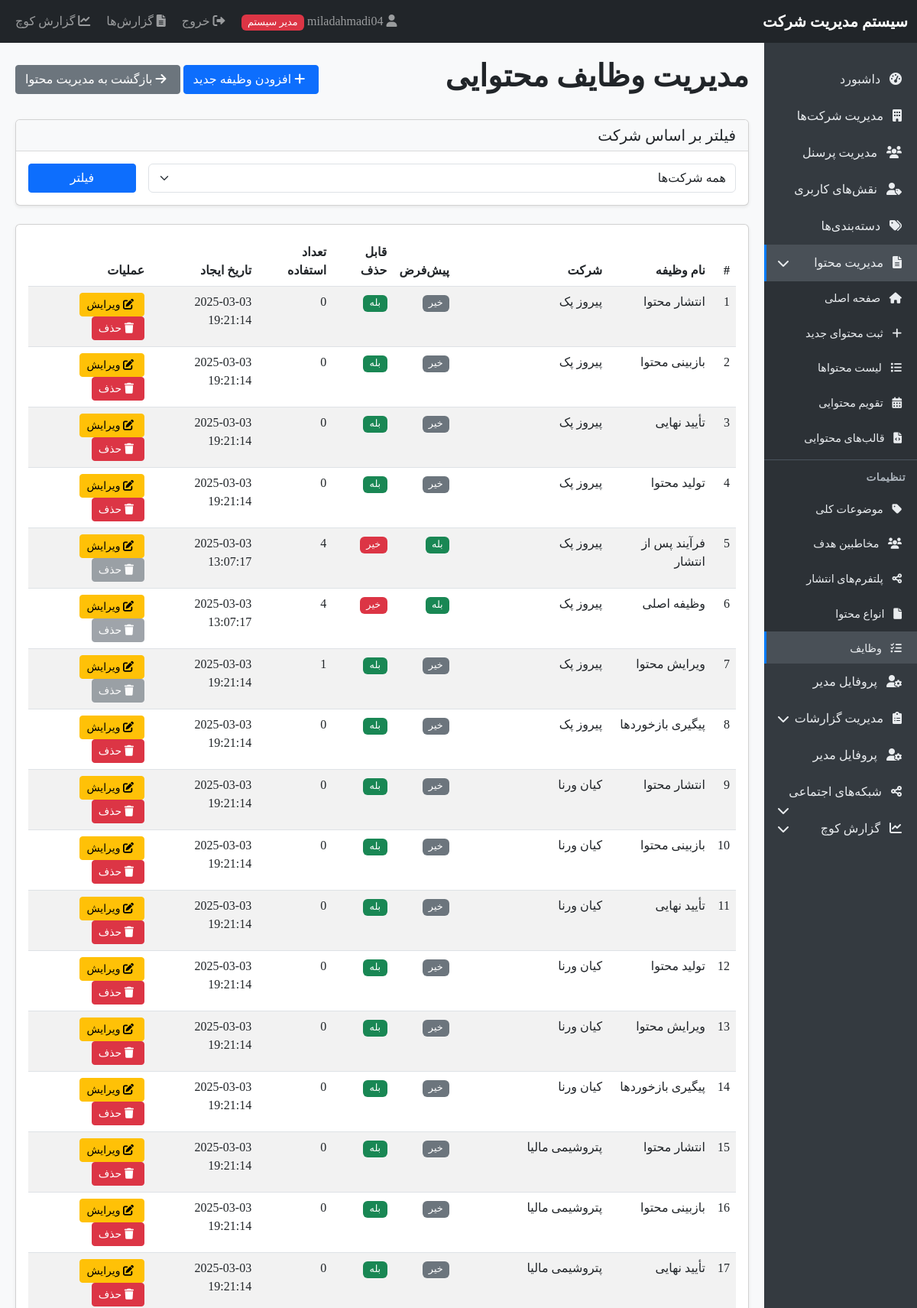
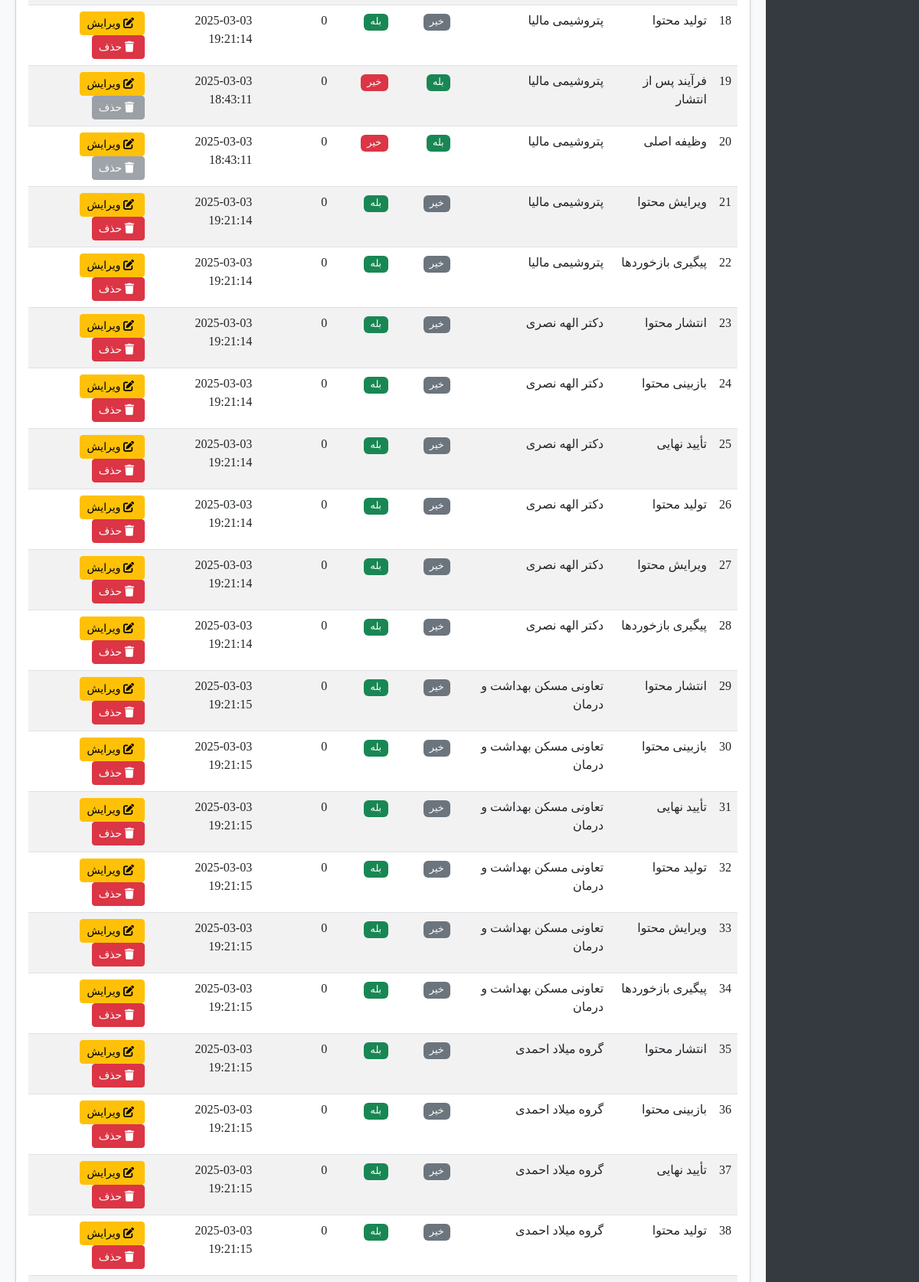
The page /content_tasks.php (signed in, upper part) on the database its author committed (2 pictures, top to bottom).
### tables this page shows
CREATE TABLE `content_tasks` (
  `id` int(11) NOT NULL,
  `company_id` int(11) NOT NULL,
  `name` varchar(100) NOT NULL,
  `is_default` tinyint(1) DEFAULT 0,
  `can_delete` tinyint(1) DEFAULT 1,
  `created_at` timestamp NOT NULL DEFAULT current_timestamp()
);

CREATE TABLE `companies` (
  `id` int(11) NOT NULL,
  `name` varchar(100) NOT NULL,
  `is_active` tinyint(1) DEFAULT 1,
  `created_at` timestamp NOT NULL DEFAULT current_timestamp()
);

### functions.php (called while the page is built, shortened)
<?php
function isAdmin() {
    return isset($_SESSION['user_type']) && $_SESSION['user_type'] === 'admin';
}

### content_tasks.php (the view, shortened to what this page needs)
<?php
require_once 'database.php';
require_once 'functions.php';
$companyId = isAdmin() ? (isset($_GET['company']) ? clean($_GET['company']) : '') : $_SESSION['company_id'];
$query = "SELECT t.*, c.name as company_name,
          (SELECT COUNT(*) FROM content_task_assignments WHERE task_id = t.id) as usage_count
          FROM content_tasks t
          JOIN companies c ON t.company_id = c.id ";
if (!isAdmin()) {
    $query .= " WHERE t.company_id = ? ";
    $params = [$_SESSION['company_id']];
} else if (!empty($companyId)) {
    $query .= " WHERE t.company_id = ? ";
    $params = [$companyId];
} else {
    $params = [];
}
$query .= " ORDER BY t.company_id, t.name";
$stmt = $pdo->prepare($query);
$stmt->execute($params);
$tasks = $stmt->fetchAll();
include 'header.php';
?>
<div class="d-flex justify-content-between align-items-center mb-4">
    <h1>مدیریت وظایف محتوایی</h1>
    <div>
        <button type="button" class="btn btn-primary" data-bs-toggle="modal" data-bs-target="#addTaskModal">
            <i class="fas fa-plus"></i> افزودن وظیفه جدید
        </button>
        <a href="content_management.php<?php echo isAdmin() && !empty($companyId) ? '?company=' . $companyId : ''; ?>" class="btn btn-secondary">
            <i class="fas fa-arrow-right"></i> بازگشت به مدیریت محتوا
        </a>
    </div>
</div>
<?php if (isAdmin()): ?>
    <div class="card mb-4">
        <div class="card-header bg-light">
            <h5 class="mb-0">فیلتر بر اساس شرکت</h5>
        </div>
        <div class="card-body">
            <form method="GET" action="" class="row g-3">
                <div class="col-md-10">
                    <select class="form-select" name="company">
                        <option value="">همه شرکت‌ها</option>
                    </select>
                </div>
                <div class="col-md-2">
                    <button type="submit" class="btn btn-primary w-100">فیلتر</button>
                </div>
            </form>
        </div>
    </div>
<?php endif; ?>
<div class="card">
    <div class="card-body">
        <?php if (count($tasks) > 0): ?>
            <div class="table-responsive">
                <table class="table table-striped">
                    <thead>
                        <tr>
                            <th>#</th>
                            <th>نام وظیفه</th>
                            <?php if (isAdmin()): ?>
                                <th>شرکت</th>
                            <?php endif; ?>
                            <th>پیش‌فرض</th>
                            <th>قابل حذف</th>
                            <th>تعداد استفاده</th>
                            <th>تاریخ ایجاد</th>
                            <th>عملیات</th>
                        </tr>
                    </thead>
                    <tbody>
                        <?php foreach ($tasks as $index => $task): ?>
                            <tr>
                                <td><?php echo $index + 1; ?></td>
                                <td><?php echo $task['name']; ?></td>
                                <?php if (isAdmin()): ?>
                                    <td><?php echo $task['company_name']; ?></td>
                                <?php endif; ?>
                                <td>
                                    <?php if ($task['is_default']): ?>
                                        <span class="badge bg-success">بله</span>
                                    <?php else: ?>
                                        <span class="badge bg-secondary">خیر</span>
                                    <?php endif; ?>
                                </td>
                                <td>
                                    <?php if ($task['can_delete']): ?>
                                        <span class="badge bg-success">بله</span>
                                    <?php else: ?>
                                        <span class="badge bg-danger">خیر</span>
                                    <?php endif; ?>
                                </td>
                                <td><?php echo $task['usage_count']; ?></td>
                                <td><?php echo $task['created_at']; ?></td>
                                <td>
                                    <button type="button" class="btn btn-sm btn-warning"
                                            data-bs-toggle="modal"
                                            data-bs-target="#editTaskModal"
                                            data-id="<?php echo $task['id']; ?>"
                                            data-name="<?php echo $task['name']; ?>"
                                            data-default="<?php echo $task['is_default']; ?>"
                                            data-delete="<?php echo $task['can_delete']; ?>">
                                        <i class="fas fa-edit"></i> ویرایش
                                    </button>
                                    <?php if ($task['can_delete'] && $task['usage_count'] == 0): ?>
                                        <a href="?<?php echo isAdmin() && !empty($companyId) ? 'company=' . $companyId . '&' : ''; ?>delete=<?php echo $task['id']; ?>"
                                           class="btn btn-sm btn-danger"
                                           onclick="return confirm('آیا از حذف این وظیفه اطمینان دارید؟')">
                                            <i class="fas fa-trash"></i> حذف
                                        </a>
                                    <?php else: ?>
                                        <button class="btn btn-sm btn-secondary" disabled>
                                            <i class="fas fa-trash"></i> حذف
                                        </button>
                                    <?php endif; ?>
                                </td>
                            </tr>
                        <?php endforeach; ?>
                    </tbody>
                </table>
            </div>
        <?php else: ?>
            <p class="text-center">هیچ وظیفه‌ای یافت نشد.</p>
        <?php endif; ?>
    </div>
</div>
<?php include 'footer.php'; ?>

### header.php (style rules this page uses)
body { font-family: Tahoma, Arial, sans-serif; background-color: #f8f9fa; }
.badge { font-size: 80%; font-weight: normal; }
.card { box-shadow: 0 0.125rem 0.25rem rgba(0, 0, 0, 0.075); margin-bottom: 1.5rem; }
.card-header { border-bottom: 1px solid rgba(0, 0, 0, 0.125); background-color: rgba(0, 0, 0, 0.03); }
.btn { border-radius: 0.25rem; }
.btn-sm { padding: 0.25rem 0.5rem; font-size: 0.875rem; }
.fas, .fab { margin-right: 5px; }
.table-responsive { margin-bottom: 1rem; }

### rows shown on the page
content_tasks: name "انتشار محتوا", company.name "پیروز پک", is_default "خیر", can_delete "بله", usage_count "0", created_at "2025-03-03 19:21:14"
content_tasks: name "بازبینی محتوا", company.name "پیروز پک", is_default "خیر", can_delete "بله", usage_count "0", created_at "2025-03-03 19:21:14"
content_tasks: name "تأیید نهایی", company.name "پیروز پک", is_default "خیر", can_delete "بله", usage_count "0", created_at "2025-03-03 19:21:14"
content_tasks: name "تولید محتوا", company.name "پیروز پک", is_default "خیر", can_delete "بله", usage_count "0", created_at "2025-03-03 19:21:14"
content_tasks: name "فرآیند پس از انتشار", company.name "پیروز پک", is_default "بله", can_delete "خیر", usage_count "4", created_at "2025-03-03 13:07:17"
content_tasks: name "وظیفه اصلی", company.name "پیروز پک", is_default "بله", can_delete "خیر", usage_count "4", created_at "2025-03-03 13:07:17"
content_tasks: name "ویرایش محتوا", company.name "پیروز پک", is_default "خیر", can_delete "بله", usage_count "1", created_at "2025-03-03 19:21:14"
content_tasks: name "پیگیری بازخوردها", company.name "پیروز پک", is_default "خیر", can_delete "بله", usage_count "0", created_at "2025-03-03 19:21:14"
content_tasks: name "انتشار محتوا", company.name "کیان ورنا", is_default "خیر", can_delete "بله", usage_count "0", created_at "2025-03-03 19:21:14"
content_tasks: name "بازبینی محتوا", company.name "کیان ورنا", is_default "خیر", can_delete "بله", usage_count "0", created_at "2025-03-03 19:21:14"
content_tasks: name "تأیید نهایی", company.name "کیان ورنا", is_default "خیر", can_delete "بله", usage_count "0", created_at "2025-03-03 19:21:14"
content_tasks: name "تولید محتوا", company.name "کیان ورنا", is_default "خیر", can_delete "بله", usage_count "0", created_at "2025-03-03 19:21:14"
content_tasks: name "ویرایش محتوا", company.name "کیان ورنا", is_default "خیر", can_delete "بله", usage_count "0", created_at "2025-03-03 19:21:14"
content_tasks: name "پیگیری بازخوردها", company.name "کیان ورنا", is_default "خیر", can_delete "بله", usage_count "0", created_at "2025-03-03 19:21:14"
content_tasks: name "انتشار محتوا", company.name "پتروشیمی مالیا", is_default "خیر", can_delete "بله", usage_count "0", created_at "2025-03-03 19:21:14"
content_tasks: name "بازبینی محتوا", company.name "پتروشیمی مالیا", is_default "خیر", can_delete "بله", usage_count "0", created_at "2025-03-03 19:21:14"
content_tasks: name "تأیید نهایی", company.name "پتروشیمی مالیا", is_default "خیر", can_delete "بله", usage_count "0", created_at "2025-03-03 19:21:14"
content_tasks: name "تولید محتوا", company.name "پتروشیمی مالیا", is_default "خیر", can_delete "بله", usage_count "0", created_at "2025-03-03 19:21:14"
content_tasks: name "فرآیند پس از انتشار", company.name "پتروشیمی مالیا", is_default "بله", can_delete "خیر", usage_count "0", created_at "2025-03-03 18:43:11"
content_tasks: name "وظیفه اصلی", company.name "پتروشیمی مالیا", is_default "بله", can_delete "خیر", usage_count "0", created_at "2025-03-03 18:43:11"
content_tasks: name "ویرایش محتوا", company.name "پتروشیمی مالیا", is_default "خیر", can_delete "بله", usage_count "0", created_at "2025-03-03 19:21:14"
content_tasks: name "پیگیری بازخوردها", company.name "پتروشیمی مالیا", is_default "خیر", can_delete "بله", usage_count "0", created_at "2025-03-03 19:21:14"
content_tasks: name "انتشار محتوا", company.name "دکتر الهه نصری", is_default "خیر", can_delete "بله", usage_count "0", created_at "2025-03-03 19:21:14"
content_tasks: name "بازبینی محتوا", company.name "دکتر الهه نصری", is_default "خیر", can_delete "بله", usage_count "0", created_at "2025-03-03 19:21:14"
content_tasks: name "تأیید نهایی", company.name "دکتر الهه نصری", is_default "خیر", can_delete "بله", usage_count "0", created_at "2025-03-03 19:21:14"
content_tasks: name "تولید محتوا", company.name "دکتر الهه نصری", is_default "خیر", can_delete "بله", usage_count "0", created_at "2025-03-03 19:21:14"
content_tasks: name "ویرایش محتوا", company.name "دکتر الهه نصری", is_default "خیر", can_delete "بله", usage_count "0", created_at "2025-03-03 19:21:14"
content_tasks: name "پیگیری بازخوردها", company.name "دکتر الهه نصری", is_default "خیر", can_delete "بله", usage_count "0", created_at "2025-03-03 19:21:14"
content_tasks: name "انتشار محتوا", company.name "تعاونی مسکن بهداشت و درمان", is_default "خیر", can_delete "بله", usage_count "0", created_at "2025-03-03 19:21:15"
content_tasks: name "بازبینی محتوا", company.name "تعاونی مسکن بهداشت و درمان", is_default "خیر", can_delete "بله", usage_count "0", created_at "2025-03-03 19:21:15"
content_tasks: name "تأیید نهایی", company.name "تعاونی مسکن بهداشت و درمان", is_default "خیر", can_delete "بله", usage_count "0", created_at "2025-03-03 19:21:15"
content_tasks: name "تولید محتوا", company.name "تعاونی مسکن بهداشت و درمان", is_default "خیر", can_delete "بله", usage_count "0", created_at "2025-03-03 19:21:15"
content_tasks: name "ویرایش محتوا", company.name "تعاونی مسکن بهداشت و درمان", is_default "خیر", can_delete "بله", usage_count "0", created_at "2025-03-03 19:21:15"
content_tasks: name "پیگیری بازخوردها", company.name "تعاونی مسکن بهداشت و درمان", is_default "خیر", can_delete "بله", usage_count "0", created_at "2025-03-03 19:21:15"
content_tasks: name "انتشار محتوا", company.name "گروه میلاد احمدی", is_default "خیر", can_delete "بله", usage_count "0", created_at "2025-03-03 19:21:15"
content_tasks: name "بازبینی محتوا", company.name "گروه میلاد احمدی", is_default "خیر", can_delete "بله", usage_count "0", created_at "2025-03-03 19:21:15"
content_tasks: name "تأیید نهایی", company.name "گروه میلاد احمدی", is_default "خیر", can_delete "بله", usage_count "0", created_at "2025-03-03 19:21:15"
content_tasks: name "تولید محتوا", company.name "گروه میلاد احمدی", is_default "خیر", can_delete "بله", usage_count "0", created_at "2025-03-03 19:21:15"

### other values the page prints
$_SESSION['username'] "miladahmadi04"
